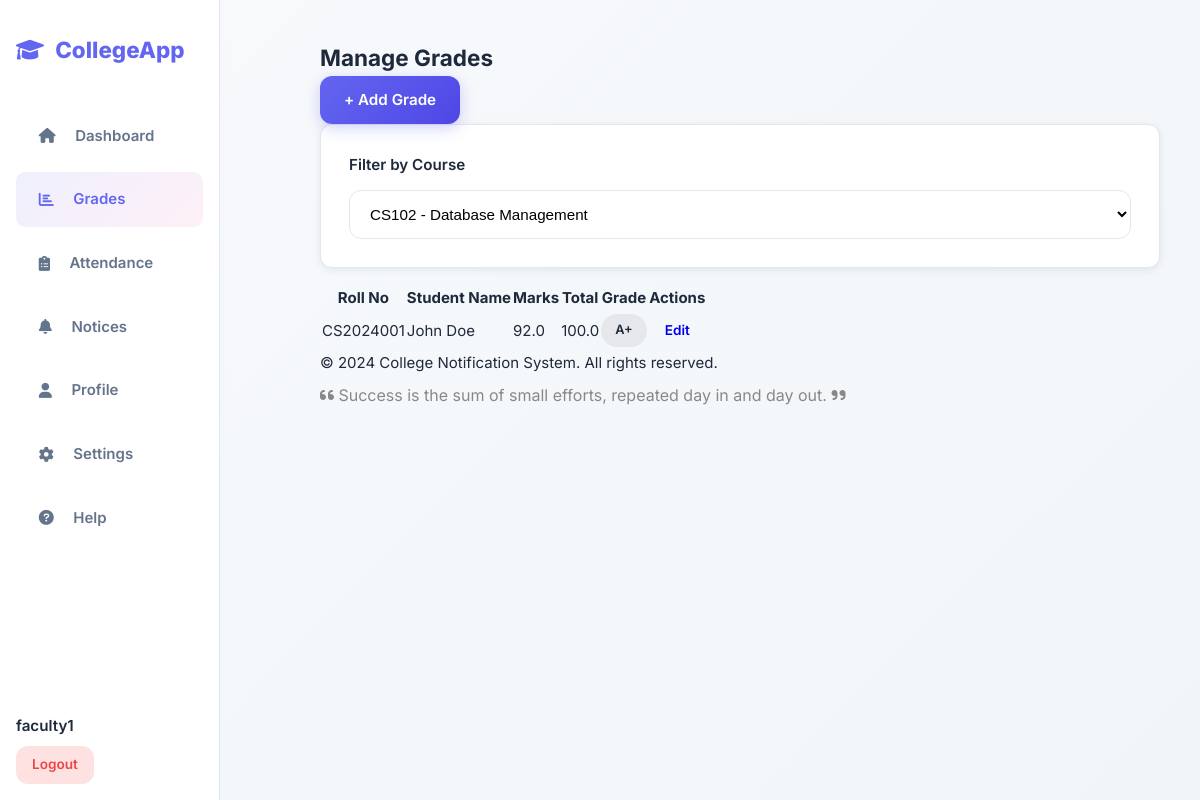
The page /admin/grades?course_id=2 (signed in) on the database as committed earlier.
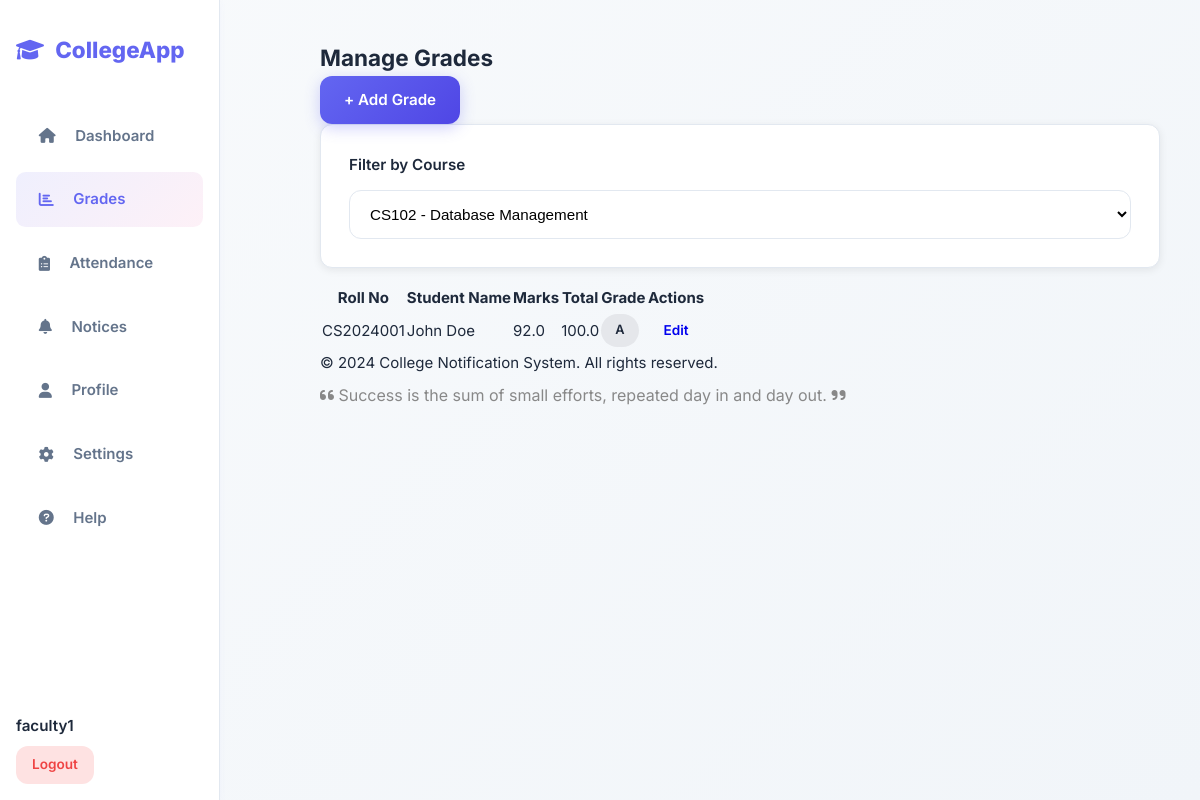
The same page on the database as committed later.
### tables this page shows
CREATE TABLE grades (
  id INTEGER PRIMARY KEY AUTOINCREMENT,
  student_id INTEGER NOT NULL,
  course_id INTEGER NOT NULL,
  marks_obtained REAL,
  total_marks REAL DEFAULT 100,
  grade TEXT,
  created_at TEXT DEFAULT (datetime('now','localtime')),
  FOREIGN KEY (student_id) REFERENCES students(id) ON DELETE CASCADE,
  FOREIGN KEY (course_id) REFERENCES courses(id) ON DELETE CASCADE,
  UNIQUE(student_id, course_id)
);

CREATE TABLE students (
  id INTEGER PRIMARY KEY AUTOINCREMENT,
  user_id INTEGER UNIQUE NOT NULL,
  roll_no TEXT UNIQUE NOT NULL,
  full_name TEXT NOT NULL,
  date_of_birth TEXT,
  phone TEXT,
  address TEXT,
  semester INTEGER DEFAULT 1,
  is_active INTEGER DEFAULT 1,
  created_at TEXT DEFAULT (datetime('now','localtime')),
  FOREIGN KEY (user_id) REFERENCES users(id) ON DELETE CASCADE
);

### app.py (the view)
@app.route('/admin/grades')
@login_required(role=['admin', 'faculty'])
def manage_grades():
    db = get_db()
    course_id = request.args.get('course_id')
    user_id = db.execute("SELECT id FROM users WHERE username=?", (session['user'],)).fetchone()[0]
    if session['role'] == 'faculty':
        courses = db.execute(
            "SELECT id, course_code, course_name FROM courses WHERE faculty_id=? ORDER BY course_code",
            (user_id,)
        ).fetchall()
    else:
        courses = db.execute("SELECT id, course_code, course_name FROM courses ORDER BY course_code").fetchall()
    grades = []
    if course_id:
        if session['role'] == 'faculty':
            course = db.execute(
                "SELECT id FROM courses WHERE id=? AND faculty_id=?",
                (course_id, user_id)
            ).fetchone()
            if not course:
                flash("You can only manage grades for your own courses!")
                return redirect(url_for('manage_grades'))
        grades = db.execute("""
            SELECT g.id, s.roll_no, s.full_name, g.marks_obtained, g.total_marks, g.grade
            FROM grades g
            JOIN students s ON g.student_id = s.id
            WHERE g.course_id=?
            ORDER BY s.roll_no
        """, (course_id,)).fetchall()
    return render_template('manage_grades.html', courses=courses, grades=grades, selected_course=course_id)

### app.py (called while the page is built)
def get_db():
    if 'db' not in g:
        g.db = sqlite3.connect(DB)
        g.db.row_factory = sqlite3.Row
        g.db.execute("PRAGMA foreign_keys = ON")
    return g.db

### templates/manage_grades.html (shortened to what this page needs)
{% extends "base.html" %}
{% block content %}
<div class="container mt-4">
    <h2>Manage Grades</h2>
    <a href="{{ url_for('add_grade') }}" class="btn btn-primary mb-3">+ Add Grade</a>
    <div class="card mb-4">
        <div class="card-body">
            <form method="GET" class="row g-3">
                <div class="col-md-6">
                    <label for="course_id" class="form-label">Filter by Course</label>
                    <select class="form-control" id="course_id" name="course_id" onchange="this.form.submit()">
                        {% for course in courses %}
                        <option value="{{ course['id'] }}" {% if selected_course|int == course['id'] %}selected{% endif %}>
                            {{ course['course_code'] }} - {{ course['course_name'] }}
                        </option>
                        {% endfor %}
                    </select>
                </div>
            </form>
        </div>
    </div>
    {% if grades %}
    <div class="table-responsive">
        <table class="table table-striped table-hover">
            <thead class="table-dark">
                <tr>
                    <th>Roll No</th>
                    <th>Student Name</th>
                    <th>Marks</th>
                    <th>Total</th>
                    <th>Grade</th>
                    <th>Actions</th>
                </tr>
            </thead>
            <tbody>
                {% for grade in grades %}
                <tr>
                    <td>{{ grade['roll_no'] }}</td>
                    <td>{{ grade['full_name'] }}</td>
                    <td>{{ grade['marks_obtained'] }}</td>
                    <td>{{ grade['total_marks'] }}</td>
                    <td>
                        <span class="badge {% if grade['grade'] == 'A+' or grade['grade'] == 'A' %}bg-success{% elif grade['grade'] == 'B' %}bg-info{% elif grade['grade'] == 'C' %}bg-warning{% elif grade['grade'] == 'D' %}bg-warning{% else %}bg-danger{% endif %}">
                            {{ grade['grade'] }}
                        </span>
                    </td>
                    <td>
                        <a href="{{ url_for('edit_grade', id=grade['id']) }}" class="btn btn-sm btn-warning">Edit</a>
                    </td>
                </tr>
                {% endfor %}
            </tbody>
        </table>
    </div>
    {% else %}
    <div class="alert alert-info">No grades found. {% if selected_course %}<a href="{{ url_for('add_grade') }}">Add first grade</a>{% endif %}</div>
    {% endif %}
</div>
{% endblock %}

Rows that differ between the two databases and show on the page:
changed grades "CS2024001": grade "A+" → "A"
